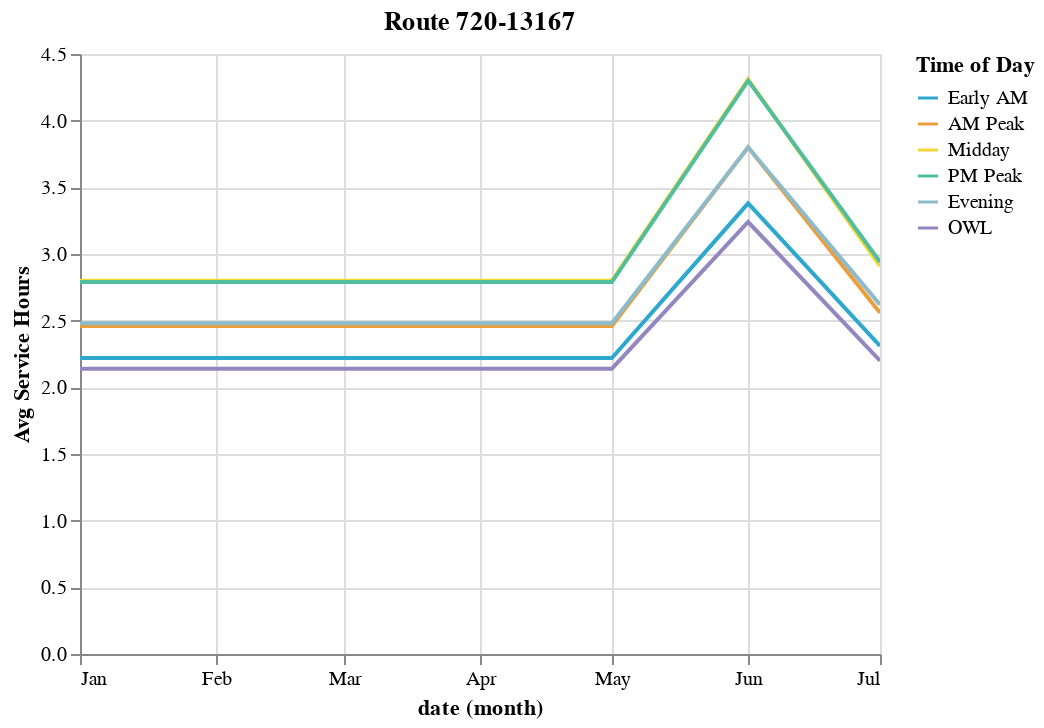

The code cell stored with this chart in its notebook:
### Code cell
sort_time_of_day = ["Early AM", "AM Peak", 
                      "Midday", "PM Peak", 
                      "Evening", "OWL"]
(alt.Chart(metro)
 .mark_line()
 .encode(
     x = alt.X("month(date):T"),
     y = alt.Y("sum(avg_service_hours):Q", 
               title = "Avg Service Hours"
              ),
     color = alt.Color(
         "time_of_day:N", title = "Time of Day",
        scale = alt.Scale(
            domain = sort_time_of_day, 
            range = cp.CALITP_CATEGORY_BRIGHT_COLORS)
        ),
     tooltip = ["time_of_day", 
                "sum(avg_service_hours)", 
               ]
 ).properties(title = f"Route {metro.route_id.iloc[0]}")
 .interactive()
)

### Figure 1 — Vega-Lite specification as saved in the notebook (floating-point values rounded to 4 significant figures)
{"config": {"view": {"continuousWidth": 400, "continuousHeight": 300}}, "data": {"name": "data-a5c7de61cf3caa3c330b9ece7686b9fa"}, "mark": "line", "encoding": {"color": {"field": "time_of_day", "scale": {"domain": ["Early AM", "AM Peak", "Midday", "PM Peak", "Evening", "OWL"], "range": ["#2EA8CE", "#EB9F3C", "#F4D837", "#51BF9D", "#8CBCCB", "#9487C0"]}, "title": "Time of Day", "type": "nominal"}, "tooltip": [{"field": "time_of_day", "type": "nominal"}, {"aggregate": "sum", "field": "avg_service_hours", "type": "quantitative"}], "x": {"field": "date", "timeUnit": "month", "type": "temporal"}, "y": {"aggregate": "sum", "field": "avg_service_hours", "title": "Avg Service Hours", "type": "quantitative"}}, "selection": {"selector001": {"type": "interval", "bind": "scales", "encodings": ["x", "y"]}}, "title": "Route 720-13167", "$schema": "https://vega.github.io/schema/vega-lite/v4.17.0.json", "datasets": {"data-a5c7de61cf3caa3c330b9ece7686b9fa": [{"route_id": "720-13167", "year": 2023, "month": 1, "time_of_day": "AM Peak", "service_type": "weekday", "ttl_service_hours": 1763.0, "n_trips": 1368, "avg_service_hours": 1.29, "source_record_id": "recPnGkwdpnr8jmHB", "name": "Los Angeles County Metropolitan Transportation Authority", "date": "2023-01-01T00:00:00"}, {"route_id": "720-13167", "year": 2023, "month": 1, "time_of_day": "AM Peak", "service_type": "weekend", "ttl_service_hours": 475.4, "n_trips": 405, "avg_service_hours": 1.17, "source_record_id": "recPnGkwdpnr8jmHB", "name": "Los Angeles County Metropolitan Transportation Authority", "date": "2023-01-01T00:00:00"}, {"route_id": "720-13167", "year": 2023, "month": 1, "time_of_day": "Early AM", "service_type": "weekday", "ttl_service_hours": 1342.0, "n_trips": 1198, "avg_service_hours": 1.12, "source_record_id": "recPnGkwdpnr8jmHB", "name": "Los Angeles County Metropolitan Transportation Authority", "date": "2023-01-01T00:00:00"}, {"route_id": "720-13167", "year": 2023, "month": 1, "time_of_day": "Early AM", "service_type": "weekend", "ttl_service_hours": 218.1, "n_trips": 198, "avg_service_hours": 1.1, "source_record_id": "recPnGkwdpnr8jmHB", "name": "Los Angeles County Metropolitan Transportation Authority", "date": "2023-01-01T00:00:00"}, {"route_id": "720-13167", "year": 2023, "month": 1, "time_of_day": "Evening", "service_type": "weekday", "ttl_service_hours": 899.2, "n_trips": 722, "avg_service_hours": 1.25, "source_record_id": "recPnGkwdpnr8jmHB", "name": "Los Angeles County Metropolitan Transportation Authority", "date": "2023-01-01T00:00:00"}, {"route_id": "720-13167", "year": 2023, "month": 1, "time_of_day": "Evening", "service_type": "weekend", "ttl_service_hours": 321.9, "n_trips": 261, "avg_service_hours": 1.23, "source_record_id": "recPnGkwdpnr8jmHB", "name": "Los Angeles County Metropolitan Transportation Authority", "date": "2023-01-01T00:00:00"}, {"route_id": "720-13167", "year": 2023, "month": 1, "time_of_day": "Midday", "service_type": "weekday", "ttl_service_hours": 2798.0, "n_trips": 1929, "avg_service_hours": 1.45, "source_record_id": "recPnGkwdpnr8jmHB", "name": "Los Angeles County Metropolitan Transportation Authority", "date": "2023-01-01T00:00:00"}, {"route_id": "720-13167", "year": 2023, "month": 1, "time_of_day": "Midday", "service_type": "weekend", "ttl_service_hours": 983.2, "n_trips": 729, "avg_service_hours": 1.35, "source_record_id": "recPnGkwdpnr8jmHB", "name": "Los Angeles County Metropolitan Transportation Authority", "date": "2023-01-01T00:00:00"}, {"route_id": "720-13167", "year": 2023, "month": 1, "time_of_day": "OWL", "service_type": "weekday", "ttl_service_hours": 210.5, "n_trips": 196, "avg_service_hours": 1.07, "source_record_id": "recPnGkwdpnr8jmHB", "name": "Los Angeles County Metropolitan Transportation Authority", "date": "2023-01-01T00:00:00"}, {"route_id": "720-13167", "year": 2023, "month": 1, "time_of_day": "OWL", "service_type": "weekend", "ttl_service_hours": 67.2, "n_trips": 63, "avg_service_hours": 1.07, "source_record_id": "recPnGkwdpnr8jmHB", "name": "Los Angeles County Metropolitan Transportation Authority", "date": "2023-01-01T00:00:00"}, {"route_id": "720-13167", "year": 2023, "month": 1, "time_of_day": "PM Peak", "service_type": "weekday", "ttl_service_hours": 3247.0, "n_trips": 2283, "avg_service_hours": 1.42, "source_record_id": "recPnGkwdpnr8jmHB", "name": "Los Angeles County Metropolitan Transportation Authority", "date": "2023-01-01T00:00:00"}, {"route_id": "720-13167", "year": 2023, "month": 1, "time_of_day": "PM Peak", "service_type": "weekend", "ttl_service_hours": 705.1, "n_trips": 513, "avg_service_hours": 1.37, "source_record_id": "recPnGkwdpnr8jmHB", "name": "Los Angeles County Metropolitan Transportation Authority", "date": "2023-01-01T00:00:00"}, {"route_id": "720-13167", "year": 2023, "month": 2, "time_of_day": "AM Peak", "service_type": "weekday", "ttl_service_hours": 1629.0, "n_trips": 1260, "avg_service_hours": 1.29, "source_record_id": "recPnGkwdpnr8jmHB", "name": "Los Angeles County Metropolitan Transportation Authority", "date": "2023-02-01T00:00:00"}, {"route_id": "720-13167", "year": 2023, "month": 2, "time_of_day": "AM Peak", "service_type": "weekend", "ttl_service_hours": 422.5, "n_trips": 360, "avg_service_hours": 1.17, "source_record_id": "recPnGkwdpnr8jmHB", "name": "Los Angeles County Metropolitan Transportation Authority", "date": "2023-02-01T00:00:00"}, {"route_id": "720-13167", "year": 2023, "month": 2, "time_of_day": "Early AM", "service_type": "weekday", "ttl_service_hours": 1255.0, "n_trips": 1120, "avg_service_hours": 1.12, "source_record_id": "recPnGkwdpnr8jmHB", "name": "Los Angeles County Metropolitan Transportation Authority", "date": "2023-02-01T00:00:00"}, {"route_id": "720-13167", "year": 2023, "month": 2, "time_of_day": "Early AM", "service_type": "weekend", "ttl_service_hours": 193.9, "n_trips": 176, "avg_service_hours": 1.1, "source_record_id": "recPnGkwdpnr8jmHB", "name": "Los Angeles County Metropolitan Transportation Authority", "date": "2023-02-01T00:00:00"}, {"route_id": "720-13167", "year": 2023, "month": 2, "time_of_day": "Evening", "service_type": "weekday", "ttl_service_hours": 822.3, "n_trips": 660, "avg_service_hours": 1.25, "source_record_id": "recPnGkwdpnr8jmHB", "name": "Los Angeles County Metropolitan Transportation Authority", "date": "2023-02-01T00:00:00"}, {"route_id": "720-13167", "year": 2023, "month": 2, "time_of_day": "Evening", "service_type": "weekend", "ttl_service_hours": 286.1, "n_trips": 232, "avg_service_hours": 1.23, "source_record_id": "recPnGkwdpnr8jmHB", "name": "Los Angeles County Metropolitan Transportation Authority", "date": "2023-02-01T00:00:00"}, {"route_id": "720-13167", "year": 2023, "month": 2, "time_of_day": "Midday", "service_type": "weekday", "ttl_service_hours": 2560.0, "n_trips": 1760, "avg_service_hours": 1.45, "source_record_id": "recPnGkwdpnr8jmHB", "name": "Los Angeles County Metropolitan Transportation Authority", "date": "2023-02-01T00:00:00"}, {"route_id": "720-13167", "year": 2023, "month": 2, "time_of_day": "Midday", "service_type": "weekend", "ttl_service_hours": 874.0, "n_trips": 648, "avg_service_hours": 1.35, "source_record_id": "recPnGkwdpnr8jmHB", "name": "Los Angeles County Metropolitan Transportation Authority", "date": "2023-02-01T00:00:00"}, {"route_id": "720-13167", "year": 2023, "month": 2, "time_of_day": "OWL", "service_type": "weekday", "ttl_service_hours": 193.3, "n_trips": 180, "avg_service_hours": 1.07, "source_record_id": "recPnGkwdpnr8jmHB", "name": "Los Angeles County Metropolitan Transportation Authority", "date": "2023-02-01T00:00:00"}, {"route_id": "720-13167", "year": 2023, "month": 2, "time_of_day": "OWL", "service_type": "weekend", "ttl_service_hours": 59.73, "n_trips": 56, "avg_service_hours": 1.07, "source_record_id": "recPnGkwdpnr8jmHB", "name": "Los Angeles County Metropolitan Transportation Authority", "date": "2023-02-01T00:00:00"}, {"route_id": "720-13167", "year": 2023, "month": 2, "time_of_day": "PM Peak", "service_type": "weekday", "ttl_service_hours": 3018.0, "n_trips": 2120, "avg_service_hours": 1.42, "source_record_id": "recPnGkwdpnr8jmHB", "name": "Los Angeles County Metropolitan Transportation Authority", "date": "2023-02-01T00:00:00"}, {"route_id": "720-13167", "year": 2023, "month": 2, "time_of_day": "PM Peak", "service_type": "weekend", "ttl_service_hours": 626.8, "n_trips": 456, "avg_service_hours": 1.37, "source_record_id": "recPnGkwdpnr8jmHB", "name": "Los Angeles County Metropolitan Transportation Authority", "date": "2023-02-01T00:00:00"}, {"route_id": "720-13167", "year": 2023, "month": 3, "time_of_day": "AM Peak", "service_type": "weekday", "ttl_service_hours": 1873.0, "n_trips": 1449, "avg_service_hours": 1.29, "source_record_id": "recPnGkwdpnr8jmHB", "name": "Los Angeles County Metropolitan Transportation Authority", "date": "2023-03-01T00:00:00"}, {"route_id": "720-13167", "year": 2023, "month": 3, "time_of_day": "AM Peak", "service_type": "weekend", "ttl_service_hours": 422.5, "n_trips": 360, "avg_service_hours": 1.17, "source_record_id": "recPnGkwdpnr8jmHB", "name": "Los Angeles County Metropolitan Transportation Authority", "date": "2023-03-01T00:00:00"}, {"route_id": "720-13167", "year": 2023, "month": 3, "time_of_day": "Early AM", "service_type": "weekday", "ttl_service_hours": 1444.0, "n_trips": 1288, "avg_service_hours": 1.12, "source_record_id": "recPnGkwdpnr8jmHB", "name": "Los Angeles County Metropolitan Transportation Authority", "date": "2023-03-01T00:00:00"}, {"route_id": "720-13167", "year": 2023, "month": 3, "time_of_day": "Early AM", "service_type": "weekend", "ttl_service_hours": 193.9, "n_trips": 176, "avg_service_hours": 1.1, "source_record_id": "recPnGkwdpnr8jmHB", "name": "Los Angeles County Metropolitan Transportation Authority", "date": "2023-03-01T00:00:00"}, {"route_id": "720-13167", "year": 2023, "month": 3, "time_of_day": "Evening", "service_type": "weekday", "ttl_service_hours": 945.7, "n_trips": 759, "avg_service_hours": 1.25, "source_record_id": "recPnGkwdpnr8jmHB", "name": "Los Angeles County Metropolitan Transportation Authority", "date": "2023-03-01T00:00:00"}, {"route_id": "720-13167", "year": 2023, "month": 3, "time_of_day": "Evening", "service_type": "weekend", "ttl_service_hours": 286.1, "n_trips": 232, "avg_service_hours": 1.23, "source_record_id": "recPnGkwdpnr8jmHB", "name": "Los Angeles County Metropolitan Transportation Authority", "date": "2023-03-01T00:00:00"}, {"route_id": "720-13167", "year": 2023, "month": 3, "time_of_day": "Midday", "service_type": "weekday", "ttl_service_hours": 2944.0, "n_trips": 2024, "avg_service_hours": 1.45, "source_record_id": "recPnGkwdpnr8jmHB", "name": "Los Angeles County Metropolitan Transportation Authority", "date": "2023-03-01T00:00:00"}, {"route_id": "720-13167", "year": 2023, "month": 3, "time_of_day": "Midday", "service_type": "weekend", "ttl_service_hours": 874.0, "n_trips": 648, "avg_service_hours": 1.35, "source_record_id": "recPnGkwdpnr8jmHB", "name": "Los Angeles County Metropolitan Transportation Authority", "date": "2023-03-01T00:00:00"}, {"route_id": "720-13167", "year": 2023, "month": 3, "time_of_day": "OWL", "service_type": "weekday", "ttl_service_hours": 222.3, "n_trips": 207, "avg_service_hours": 1.07, "source_record_id": "recPnGkwdpnr8jmHB", "name": "Los Angeles County Metropolitan Transportation Authority", "date": "2023-03-01T00:00:00"}, {"route_id": "720-13167", "year": 2023, "month": 3, "time_of_day": "OWL", "service_type": "weekend", "ttl_service_hours": 59.73, "n_trips": 56, "avg_service_hours": 1.07, "source_record_id": "recPnGkwdpnr8jmHB", "name": "Los Angeles County Metropolitan Transportation Authority", "date": "2023-03-01T00:00:00"}, {"route_id": "720-13167", "year": 2023, "month": 3, "time_of_day": "PM Peak", "service_type": "weekday", "ttl_service_hours": 3470.0, "n_trips": 2438, "avg_service_hours": 1.42, "source_record_id": "recPnGkwdpnr8jmHB", "name": "Los Angeles County Metropolitan Transportation Authority", "date": "2023-03-01T00:00:00"}, {"route_id": "720-13167", "year": 2023, "month": 3, "time_of_day": "PM Peak", "service_type": "weekend", "ttl_service_hours": 626.8, "n_trips": 456, "avg_service_hours": 1.37, "source_record_id": "recPnGkwdpnr8jmHB", "name": "Los Angeles County Metropolitan Transportation Authority", "date": "2023-03-01T00:00:00"}, {"route_id": "720-13167", "year": 2023, "month": 4, "time_of_day": "AM Peak", "service_type": "weekday", "ttl_service_hours": 1629.0, "n_trips": 1260, "avg_service_hours": 1.29, "source_record_id": "recPnGkwdpnr8jmHB", "name": "Los Angeles County Metropolitan Transportation Authority", "date": "2023-04-01T00:00:00"}, {"route_id": "720-13167", "year": 2023, "month": 4, "time_of_day": "AM Peak", "service_type": "weekend", "ttl_service_hours": 528.2, "n_trips": 450, "avg_service_hours": 1.17, "source_record_id": "recPnGkwdpnr8jmHB", "name": "Los Angeles County Metropolitan Transportation Authority", "date": "2023-04-01T00:00:00"}, {"route_id": "720-13167", "year": 2023, "month": 4, "time_of_day": "Early AM", "service_type": "weekday", "ttl_service_hours": 1255.0, "n_trips": 1120, "avg_service_hours": 1.12, "source_record_id": "recPnGkwdpnr8jmHB", "name": "Los Angeles County Metropolitan Transportation Authority", "date": "2023-04-01T00:00:00"}, {"route_id": "720-13167", "year": 2023, "month": 4, "time_of_day": "Early AM", "service_type": "weekend", "ttl_service_hours": 242.3, "n_trips": 220, "avg_service_hours": 1.1, "source_record_id": "recPnGkwdpnr8jmHB", "name": "Los Angeles County Metropolitan Transportation Authority", "date": "2023-04-01T00:00:00"}, {"route_id": "720-13167", "year": 2023, "month": 4, "time_of_day": "Evening", "service_type": "weekday", "ttl_service_hours": 822.3, "n_trips": 660, "avg_service_hours": 1.25, "source_record_id": "recPnGkwdpnr8jmHB", "name": "Los Angeles County Metropolitan Transportation Authority", "date": "2023-04-01T00:00:00"}, {"route_id": "720-13167", "year": 2023, "month": 4, "time_of_day": "Evening", "service_type": "weekend", "ttl_service_hours": 357.7, "n_trips": 290, "avg_service_hours": 1.23, "source_record_id": "recPnGkwdpnr8jmHB", "name": "Los Angeles County Metropolitan Transportation Authority", "date": "2023-04-01T00:00:00"}, {"route_id": "720-13167", "year": 2023, "month": 4, "time_of_day": "Midday", "service_type": "weekday", "ttl_service_hours": 2560.0, "n_trips": 1760, "avg_service_hours": 1.45, "source_record_id": "recPnGkwdpnr8jmHB", "name": "Los Angeles County Metropolitan Transportation Authority", "date": "2023-04-01T00:00:00"}, {"route_id": "720-13167", "year": 2023, "month": 4, "time_of_day": "Midday", "service_type": "weekend", "ttl_service_hours": 1092.0, "n_trips": 810, "avg_service_hours": 1.35, "source_record_id": "recPnGkwdpnr8jmHB", "name": "Los Angeles County Metropolitan Transportation Authority", "date": "2023-04-01T00:00:00"}, {"route_id": "720-13167", "year": 2023, "month": 4, "time_of_day": "OWL", "service_type": "weekday", "ttl_service_hours": 193.3, "n_trips": 180, "avg_service_hours": 1.07, "source_record_id": "recPnGkwdpnr8jmHB", "name": "Los Angeles County Metropolitan Transportation Authority", "date": "2023-04-01T00:00:00"}, {"route_id": "720-13167", "year": 2023, "month": 4, "time_of_day": "OWL", "service_type": "weekend", "ttl_service_hours": 74.67, "n_trips": 70, "avg_service_hours": 1.07, "source_record_id": "recPnGkwdpnr8jmHB", "name": "Los Angeles County Metropolitan Transportation Authority", "date": "2023-04-01T00:00:00"}, {"route_id": "720-13167", "year": 2023, "month": 4, "time_of_day": "PM Peak", "service_type": "weekday", "ttl_service_hours": 3018.0, "n_trips": 2120, "avg_service_hours": 1.42, "source_record_id": "recPnGkwdpnr8jmHB", "name": "Los Angeles County Metropolitan Transportation Authority", "date": "2023-04-01T00:00:00"}, {"route_id": "720-13167", "year": 2023, "month": 4, "time_of_day": "PM Peak", "service_type": "weekend", "ttl_service_hours": 783.5, "n_trips": 570, "avg_service_hours": 1.37, "source_record_id": "recPnGkwdpnr8jmHB", "name": "Los Angeles County Metropolitan Transportation Authority", "date": "2023-04-01T00:00:00"}, {"route_id": "720-13167", "year": 2023, "month": 5, "time_of_day": "AM Peak", "service_type": "weekday", "ttl_service_hours": 1845.0, "n_trips": 1431, "avg_service_hours": 1.29, "source_record_id": "recPnGkwdpnr8jmHB", "name": "Los Angeles County Metropolitan Transportation Authority", "date": "2023-05-01T00:00:00"}, {"route_id": "720-13167", "year": 2023, "month": 5, "time_of_day": "AM Peak", "service_type": "weekend", "ttl_service_hours": 422.5, "n_trips": 360, "avg_service_hours": 1.17, "source_record_id": "recPnGkwdpnr8jmHB", "name": "Los Angeles County Metropolitan Transportation Authority", "date": "2023-05-01T00:00:00"}, {"route_id": "720-13167", "year": 2023, "month": 5, "time_of_day": "Early AM", "service_type": "weekday", "ttl_service_hours": 1405.0, "n_trips": 1254, "avg_service_hours": 1.12, "source_record_id": "recPnGkwdpnr8jmHB", "name": "Los Angeles County Metropolitan Transportation Authority", "date": "2023-05-01T00:00:00"}, {"route_id": "720-13167", "year": 2023, "month": 5, "time_of_day": "Early AM", "service_type": "weekend", "ttl_service_hours": 193.9, "n_trips": 176, "avg_service_hours": 1.1, "source_record_id": "recPnGkwdpnr8jmHB", "name": "Los Angeles County Metropolitan Transportation Authority", "date": "2023-05-01T00:00:00"}, {"route_id": "720-13167", "year": 2023, "month": 5, "time_of_day": "Evening", "service_type": "weekday", "ttl_service_hours": 940.3, "n_trips": 755, "avg_service_hours": 1.25, "source_record_id": "recPnGkwdpnr8jmHB", "name": "Los Angeles County Metropolitan Transportation Authority", "date": "2023-05-01T00:00:00"}, {"route_id": "720-13167", "year": 2023, "month": 5, "time_of_day": "Evening", "service_type": "weekend", "ttl_service_hours": 286.1, "n_trips": 232, "avg_service_hours": 1.23, "source_record_id": "recPnGkwdpnr8jmHB", "name": "Los Angeles County Metropolitan Transportation Authority", "date": "2023-05-01T00:00:00"}, {"route_id": "720-13167", "year": 2023, "month": 5, "time_of_day": "Midday", "service_type": "weekday", "ttl_service_hours": 2926.0, "n_trips": 2017, "avg_service_hours": 1.45, "source_record_id": "recPnGkwdpnr8jmHB", "name": "Los Angeles County Metropolitan Transportation Authority", "date": "2023-05-01T00:00:00"}, {"route_id": "720-13167", "year": 2023, "month": 5, "time_of_day": "Midday", "service_type": "weekend", "ttl_service_hours": 874.0, "n_trips": 648, "avg_service_hours": 1.35, "source_record_id": "recPnGkwdpnr8jmHB", "name": "Los Angeles County Metropolitan Transportation Authority", "date": "2023-05-01T00:00:00"}, {"route_id": "720-13167", "year": 2023, "month": 5, "time_of_day": "OWL", "service_type": "weekday", "ttl_service_hours": 220.1, "n_trips": 205, "avg_service_hours": 1.07, "source_record_id": "recPnGkwdpnr8jmHB", "name": "Los Angeles County Metropolitan Transportation Authority", "date": "2023-05-01T00:00:00"}, {"route_id": "720-13167", "year": 2023, "month": 5, "time_of_day": "OWL", "service_type": "weekend", "ttl_service_hours": 59.73, "n_trips": 56, "avg_service_hours": 1.07, "source_record_id": "recPnGkwdpnr8jmHB", "name": "Los Angeles County Metropolitan Transportation Authority", "date": "2023-05-01T00:00:00"}, {"route_id": "720-13167", "year": 2023, "month": 5, "time_of_day": "PM Peak", "service_type": "weekday", "ttl_service_hours": 3398.0, "n_trips": 2389, "avg_service_hours": 1.42, "source_record_id": "recPnGkwdpnr8jmHB", "name": "Los Angeles County Metropolitan Transportation Authority", "date": "2023-05-01T00:00:00"}, {"route_id": "720-13167", "year": 2023, "month": 5, "time_of_day": "PM Peak", "service_type": "weekend", "ttl_service_hours": 626.8, "n_trips": 456, "avg_service_hours": 1.37, "source_record_id": "recPnGkwdpnr8jmHB", "name": "Los Angeles County Metropolitan Transportation Authority", "date": "2023-05-01T00:00:00"}, {"route_id": "720-13167", "year": 2023, "month": 6, "time_of_day": "AM Peak", "service_type": "weekday", "ttl_service_hours": 1385.0, "n_trips": 1071, "avg_service_hours": 1.29, "source_record_id": "recPnGkwdpnr8jmHB", "name": "Los Angeles County Metropolitan Transportation Authority", "date": "2023-06-01T00:00:00"}, {"route_id": "720-13167", "year": 2023, "month": 6, "time_of_day": "AM Peak", "service_type": "weekend", "ttl_service_hours": 369.7, "n_trips": 315, "avg_service_hours": 1.17, "source_record_id": "recPnGkwdpnr8jmHB", "name": "Los Angeles County Metropolitan Transportation Authority", "date": "2023-06-01T00:00:00"}, {"route_id": "720-13167", "year": 2023, "month": 6, "time_of_day": "Early AM", "service_type": "weekday", "ttl_service_hours": 1067.0, "n_trips": 952, "avg_service_hours": 1.12, "source_record_id": "recPnGkwdpnr8jmHB", "name": "Los Angeles County Metropolitan Transportation Authority", "date": "2023-06-01T00:00:00"}, {"route_id": "720-13167", "year": 2023, "month": 6, "time_of_day": "Early AM", "service_type": "weekend", "ttl_service_hours": 169.6, "n_trips": 154, "avg_service_hours": 1.1, "source_record_id": "recPnGkwdpnr8jmHB", "name": "Los Angeles County Metropolitan Transportation Authority", "date": "2023-06-01T00:00:00"}, {"route_id": "720-13167", "year": 2023, "month": 6, "time_of_day": "Evening", "service_type": "weekday", "ttl_service_hours": 699.0, "n_trips": 561, "avg_service_hours": 1.25, "source_record_id": "recPnGkwdpnr8jmHB", "name": "Los Angeles County Metropolitan Transportation Authority", "date": "2023-06-01T00:00:00"}, {"route_id": "720-13167", "year": 2023, "month": 6, "time_of_day": "Evening", "service_type": "weekend", "ttl_service_hours": 250.4, "n_trips": 203, "avg_service_hours": 1.23, "source_record_id": "recPnGkwdpnr8jmHB", "name": "Los Angeles County Metropolitan Transportation Authority", "date": "2023-06-01T00:00:00"}, {"route_id": "720-13167", "year": 2023, "month": 6, "time_of_day": "Midday", "service_type": "weekday", "ttl_service_hours": 2176.0, "n_trips": 1496, "avg_service_hours": 1.45, "source_record_id": "recPnGkwdpnr8jmHB", "name": "Los Angeles County Metropolitan Transportation Authority", "date": "2023-06-01T00:00:00"}, {"route_id": "720-13167", "year": 2023, "month": 6, "time_of_day": "Midday", "service_type": "weekend", "ttl_service_hours": 764.8, "n_trips": 567, "avg_service_hours": 1.35, "source_record_id": "recPnGkwdpnr8jmHB", "name": "Los Angeles County Metropolitan Transportation Authority", "date": "2023-06-01T00:00:00"}, {"route_id": "720-13167", "year": 2023, "month": 6, "time_of_day": "OWL", "service_type": "weekday", "ttl_service_hours": 164.3, "n_trips": 153, "avg_service_hours": 1.07, "source_record_id": "recPnGkwdpnr8jmHB", "name": "Los Angeles County Metropolitan Transportation Authority", "date": "2023-06-01T00:00:00"}, {"route_id": "720-13167", "year": 2023, "month": 6, "time_of_day": "OWL", "service_type": "weekend", "ttl_service_hours": 52.27, "n_trips": 49, "avg_service_hours": 1.07, "source_record_id": "recPnGkwdpnr8jmHB", "name": "Los Angeles County Metropolitan Transportation Authority", "date": "2023-06-01T00:00:00"}, {"route_id": "720-13167", "year": 2023, "month": 6, "time_of_day": "PM Peak", "service_type": "weekday", "ttl_service_hours": 2565.0, "n_trips": 1802, "avg_service_hours": 1.42, "source_record_id": "recPnGkwdpnr8jmHB", "name": "Los Angeles County Metropolitan Transportation Authority", "date": "2023-06-01T00:00:00"}, {"route_id": "720-13167", "year": 2023, "month": 6, "time_of_day": "PM Peak", "service_type": "weekend", "ttl_service_hours": 548.5, "n_trips": 399, "avg_service_hours": 1.37, "source_record_id": "recPnGkwdpnr8jmHB", "name": "Los Angeles County Metropolitan Transportation Authority", "date": "2023-06-01T00:00:00"}, {"route_id": "720-13168", "year": 2023, "month": 6, "time_of_day": "AM Peak", "service_type": "weekday", "ttl_service_hours": 422.8, "n_trips": 315, "avg_service_hours": 1.34, "source_record_id": "recPnGkwdpnr8jmHB", "name": "Los Angeles County Metropolitan Transportation Authority", "date": "2023-06-01T00:00:00"}, {"route_id": "720-13168", "year": 2023, "month": 6, "time_of_day": "Early AM", "service_type": "weekday", "ttl_service_hours": 296.8, "n_trips": 255, "avg_service_hours": 1.16, "source_record_id": "recPnGkwdpnr8jmHB", "name": "Los Angeles County Metropolitan Transportation Authority", "date": "2023-06-01T00:00:00"}, {"route_id": "720-13168", "year": 2023, "month": 6, "time_of_day": "Evening", "service_type": "weekday", "ttl_service_hours": 190.8, "n_trips": 145, "avg_service_hours": 1.32, "source_record_id": "recPnGkwdpnr8jmHB", "name": "Los Angeles County Metropolitan Transportation Authority", "date": "2023-06-01T00:00:00"}, {"route_id": "720-13168", "year": 2023, "month": 6, "time_of_day": "Midday", "service_type": "weekday", "ttl_service_hours": 665.8, "n_trips": 440, "avg_service_hours": 1.51, "source_record_id": "recPnGkwdpnr8jmHB", "name": "Los Angeles County Metropolitan Transportation Authority", "date": "2023-06-01T00:00:00"}, {"route_id": "720-13168", "year": 2023, "month": 6, "time_of_day": "OWL", "service_type": "weekday", "ttl_service_hours": 44.08, "n_trips": 40, "avg_service_hours": 1.1, "source_record_id": "recPnGkwdpnr8jmHB", "name": "Los Angeles County Metropolitan Transportation Authority", "date": "2023-06-01T00:00:00"}, {"route_id": "720-13168", "year": 2023, "month": 6, "time_of_day": "PM Peak", "service_type": "weekday", "ttl_service_hours": 754.4, "n_trips": 500, "avg_service_hours": 1.51, "source_record_id": "recPnGkwdpnr8jmHB", "name": "Los Angeles County Metropolitan Transportation Authority", "date": "2023-06-01T00:00:00"}, {"route_id": "720-13168", "year": 2023, "month": 7, "time_of_day": "AM Peak", "service_type": "weekday", "ttl_service_hours": 647.4, "n_trips": 486, "avg_service_hours": 1.33, "source_record_id": "recPnGkwdpnr8jmHB", "name": "Los Angeles County Metropolitan Transportation Authority", "date": "2023-07-01T00:00:00"}, {"route_id": "720-13168", "year": 2023, "month": 7, "time_of_day": "AM Peak", "service_type": "weekend", "ttl_service_hours": 221.7, "n_trips": 180, "avg_service_hours": 1.23, "source_record_id": "recPnGkwdpnr8jmHB", "name": "Los Angeles County Metropolitan Transportation Authority", "date": "2023-07-01T00:00:00"}, {"route_id": "720-13168", "year": 2023, "month": 7, "time_of_day": "Early AM", "service_type": "weekday", "ttl_service_hours": 440.8, "n_trips": 379, "avg_service_hours": 1.16, "source_record_id": "recPnGkwdpnr8jmHB", "name": "Los Angeles County Metropolitan Transportation Authority", "date": "2023-07-01T00:00:00"}, {"route_id": "720-13168", "year": 2023, "month": 7, "time_of_day": "Early AM", "service_type": "weekend", "ttl_service_hours": 101.1, "n_trips": 88, "avg_service_hours": 1.15, "source_record_id": "recPnGkwdpnr8jmHB", "name": "Los Angeles County Metropolitan Transportation Authority", "date": "2023-07-01T00:00:00"}, {"route_id": "720-13168", "year": 2023, "month": 7, "time_of_day": "Evening", "service_type": "weekday", "ttl_service_hours": 303.8, "n_trips": 231, "avg_service_hours": 1.31, "source_record_id": "recPnGkwdpnr8jmHB", "name": "Los Angeles County Metropolitan Transportation Authority", "date": "2023-07-01T00:00:00"}, {"route_id": "720-13168", "year": 2023, "month": 7, "time_of_day": "Evening", "service_type": "weekend", "ttl_service_hours": 146.3, "n_trips": 112, "avg_service_hours": 1.31, "source_record_id": "recPnGkwdpnr8jmHB", "name": "Los Angeles County Metropolitan Transportation Authority", "date": "2023-07-01T00:00:00"}, {"route_id": "720-13168", "year": 2023, "month": 7, "time_of_day": "Midday", "service_type": "weekday", "ttl_service_hours": 1047.0, "n_trips": 697, "avg_service_hours": 1.5, "source_record_id": "recPnGkwdpnr8jmHB", "name": "Los Angeles County Metropolitan Transportation Authority", "date": "2023-07-01T00:00:00"}, {"route_id": "720-13168", "year": 2023, "month": 7, "time_of_day": "Midday", "service_type": "weekend", "ttl_service_hours": 457.8, "n_trips": 324, "avg_service_hours": 1.41, "source_record_id": "recPnGkwdpnr8jmHB", "name": "Los Angeles County Metropolitan Transportation Authority", "date": "2023-07-01T00:00:00"}, {"route_id": "720-13168", "year": 2023, "month": 7, "time_of_day": "OWL", "service_type": "weekday", "ttl_service_hours": 69.45, "n_trips": 63, "avg_service_hours": 1.1, "source_record_id": "recPnGkwdpnr8jmHB", "name": "Los Angeles County Metropolitan Transportation Authority", "date": "2023-07-01T00:00:00"}, {"route_id": "720-13168", "year": 2023, "month": 7, "time_of_day": "OWL", "service_type": "weekend", "ttl_service_hours": 30.93, "n_trips": 28, "avg_service_hours": 1.1, "source_record_id": "recPnGkwdpnr8jmHB", "name": "Los Angeles County Metropolitan Transportation Authority", "date": "2023-07-01T00:00:00"}, {"route_id": "720-13168", "year": 2023, "month": 7, "time_of_day": "PM Peak", "service_type": "weekday", "ttl_service_hours": 1137.0, "n_trips": 756, "avg_service_hours": 1.5, "source_record_id": "recPnGkwdpnr8jmHB", "name": "Los Angeles County Metropolitan Transportation Authority", "date": "2023-07-01T00:00:00"}, {"route_id": "720-13168", "year": 2023, "month": 7, "time_of_day": "PM Peak", "service_type": "weekend", "ttl_service_hours": 321.5, "n_trips": 224, "avg_service_hours": 1.44, "source_record_id": "recPnGkwdpnr8jmHB", "name": "Los Angeles County Metropolitan Transportation Authority", "date": "2023-07-01T00:00:00"}]}}
